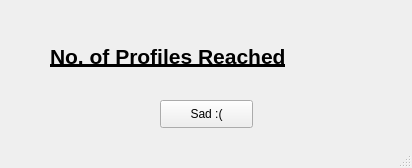
<?xml version="1.0" encoding="UTF-8"?>
<ui version="4.0">
 <class>profile_createdpy</class>
 <widget class="QMainWindow" name="profile_createdpy">
  <property name="geometry">
   <rect>
    <x>0</x>
    <y>0</y>
    <width>412</width>
    <height>168</height>
   </rect>
  </property>
  <property name="windowTitle">
   <string>MainWindow</string>
  </property>
  <widget class="QWidget" name="centralwidget">
   <widget class="QLabel" name="label">
    <property name="geometry">
     <rect>
      <x>50</x>
      <y>40</y>
      <width>321</width>
      <height>33</height>
     </rect>
    </property>
    <property name="font">
     <font>
      <pointsize>16</pointsize>
      <weight>75</weight>
      <bold>true</bold>
      <underline>true</underline>
     </font>
    </property>
    <property name="text">
     <string>No. of Profiles Reached</string>
    </property>
   </widget>
   <widget class="QPushButton" name="confirm">
    <property name="geometry">
     <rect>
      <x>160</x>
      <y>100</y>
      <width>93</width>
      <height>28</height>
     </rect>
    </property>
    <property name="text">
     <string>Sad :(</string>
    </property>
   </widget>
  </widget>
  <widget class="QStatusBar" name="statusbar"/>
 </widget>
 <resources/>
 <connections/>
</ui>
